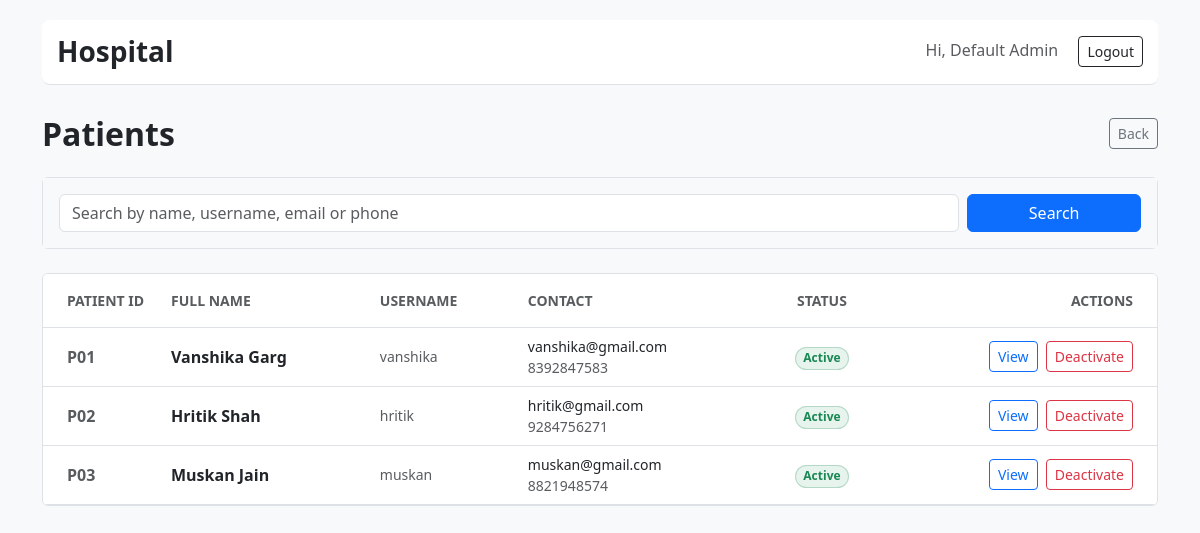
Screenshot of /admin/patients (signed in) with the database file from the repository.
### tables this page shows
CREATE TABLE patients (
      id INTEGER PRIMARY KEY AUTOINCREMENT,
      user_id INTEGER UNIQUE NOT NULL,
      address TEXT, blood_group TEXT, emergency_contact TEXT, age INTEGER,
      FOREIGN KEY(user_id) REFERENCES users(id)
    );

CREATE TABLE users (
      id INTEGER PRIMARY KEY AUTOINCREMENT,
      username TEXT UNIQUE NOT NULL,
      password_hash TEXT NOT NULL,
      role TEXT NOT NULL CHECK(role IN ('admin','doctor','patient')),
      full_name TEXT, email TEXT, phone TEXT, is_active INTEGER DEFAULT 1
    );

### app.py (the view)
@app.route("/admin/patients")
@login_required(role="admin")
def admin_list_patients():
    db = get_db()
    q = request.args.get("q", "").strip()
    sql = "SELECT p.id, u.id as user_id, u.full_name, u.username, u.email, u.phone, u.is_active FROM patients p JOIN users u ON p.user_id=u.id"
    if q: sql += f" WHERE u.full_name LIKE '%{q}%' OR u.username LIKE '%{q}%'"
    return render_template("admin_patients.html", patients=db.execute(sql).fetchall(), q=q)

### app.py (called while the page is built)
def get_db():
    if "db" not in g:
        g.db = sqlite3.connect(DB_PATH, detect_types=sqlite3.PARSE_DECLTYPES)
        g.db.row_factory = sqlite3.Row
    return g.db

def login_required(role=None):
    from functools import wraps
    def decorator(f):
        @wraps(f)
        def wrapped(*args, **kwargs):
            if "user_id" not in session: return redirect(url_for("login"))
            if role and session.get("role") != role:
                flash("Access denied.", "danger")
                return redirect(url_for("login"))
            return f(*args, **kwargs)
        return wrapped
    return decorator

### templates/admin_patients.html
{% extends "base.html" %}
{% block content %}
<div class="d-flex justify-content-between align-items-center mb-4">
  <h2 class="fw-bold mb-0 text-dark">Patients</h2>
  <a class="btn btn-outline-secondary btn-sm" href="{{ url_for('admin_dashboard') }}">Back</a>
</div>
<div class="card border shadow-none mb-4">
  <div class="card-body bg-light">
    <form class="row g-2" method="get" action="{{ url_for('admin_list_patients') }}">
      <div class="col-md-10">
        <input class="form-control" name="q" placeholder="Search by name, username, email or phone" value="{{ q }}">
      </div>
      <div class="col-md-2">
        <button class="btn btn-primary w-100">Search</button>
      </div>
    </form>
  </div>
</div>
<div class="border rounded overflow-hidden">
  <table class="table mb-0 align-middle">
    <thead class="bg-light">
      <tr>
        <th class="ps-4 py-3 text-uppercase text-muted small fw-bold border-bottom" style="width: 120px; white-space: nowrap;">Patient ID</th>
        <th class="py-3 text-uppercase text-muted small fw-bold border-bottom">Full Name</th>
        <th class="py-3 text-uppercase text-muted small fw-bold border-bottom">Username</th>
        <th class="py-3 text-uppercase text-muted small fw-bold border-bottom">Contact</th>
        <th class="py-3 text-uppercase text-muted small fw-bold border-bottom text-center">Status</th>
        <th class="py-3 text-uppercase text-muted small fw-bold border-bottom text-end pe-4">Actions</th>
      </tr>
    </thead>
    <tbody>
      {% for p in patients %}
        <tr>
          <td class="ps-4 text-muted fw-bold">P{{ "%02d" | format(p.id) }}</td>
          <td class="fw-bold text-dark">{{ p.full_name }}</td>
          <td class="text-muted small">{{ p.username }}</td>
          <td>
             <div class="small">{{ p.email }}</div>
             <div class="small text-muted">{{ p.phone }}</div>
          </td>
          <td class="text-center">
            {% if p.is_active %}
                <span class="badge bg-success bg-opacity-10 text-success border border-success border-opacity-25 rounded-pill">Active</span>
            {% else %}
                <span class="badge bg-secondary bg-opacity-10 text-secondary border border-secondary border-opacity-25 rounded-pill">Inactive</span>
            {% endif %}
          </td>
          <td class="text-end pe-4">
            <a class="btn btn-sm btn-outline-primary me-1" href="{{ url_for('admin_view_patient', patient_id=p.id) }}">View</a>
            <form method="post" action="{{ url_for('admin_deactivate_user', user_id=p.user_id) }}" style="display:inline">
                {% if p.is_active %}
                    <button class="btn btn-sm btn-outline-danger">Deactivate</button>
                {% else %}
                    <button class="btn btn-sm btn-outline-success">Activate</button>
                {% endif %}
            </form>
          </td>
        </tr>
      {% else %}
        <tr><td colspan="6" class="text-center py-5 text-muted">No patients found.</td></tr>
      {% endfor %}
    </tbody>
  </table>
</div>
{% endblock %}

### templates/base.html (style rules this page uses)
body { padding-top: 20px; background-color: #f8f9fa; }
.card { border: 1px solid #e9ecef; box-shadow: none; }

### rows the page displays
patients: id "01", full_name "Vanshika Garg", username "vanshika", email "vanshika@gmail.com", phone "8392847583"
patients: id "02", full_name "Hritik Shah", username "hritik", email "hritik@gmail.com", phone "9284756271"
patients: id "03", full_name "Muskan Jain", username "muskan", email "muskan@gmail.com", phone "8821948574"

### other values shown
{{ session.get('full_name') or 'User' }} "Default Admin"
